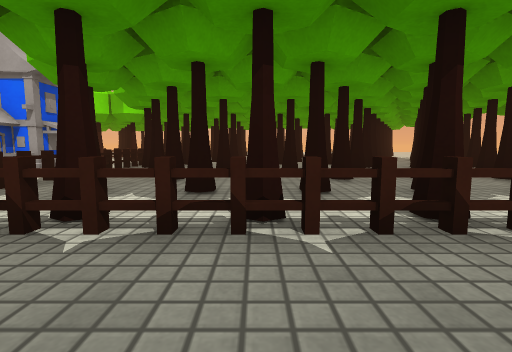
View 1 (above)

24 first-person views from a walk through a Unity game level. The camera is 0.59 m above the floor, tilts 6° down and sees 85° across. The floor is counted in squares, 1 m on a side. Each view is taken from the middle of a square. On the plan, view 1 faces up. The plan holds only what a view shows up to about 9 squares ahead; the rest is blank. The place goes on beyond the plan. The player character is not drawn. Surface patterns are stand-ins for the level's own textures.

View 2
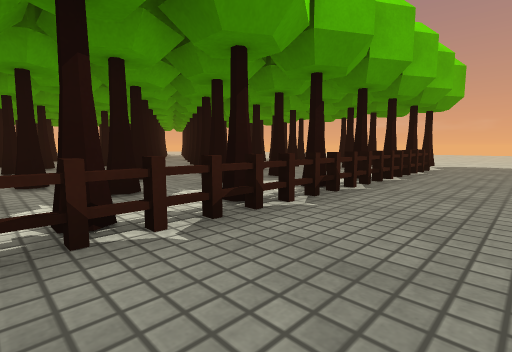

View 3
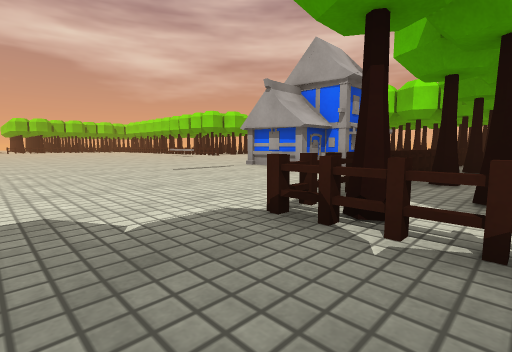

View 4
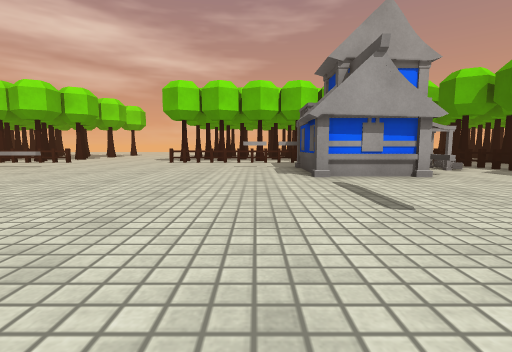

View 5
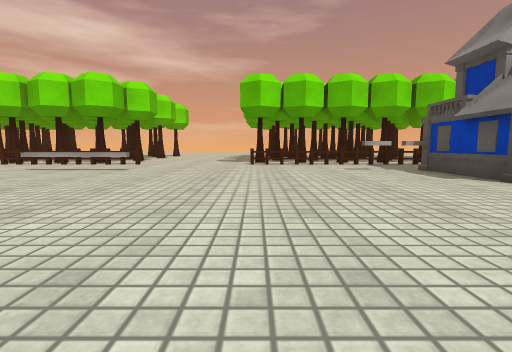

View 6
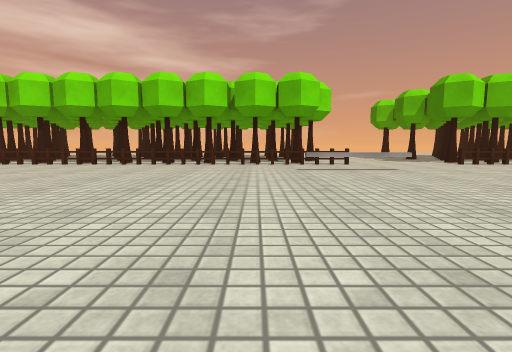

View 7
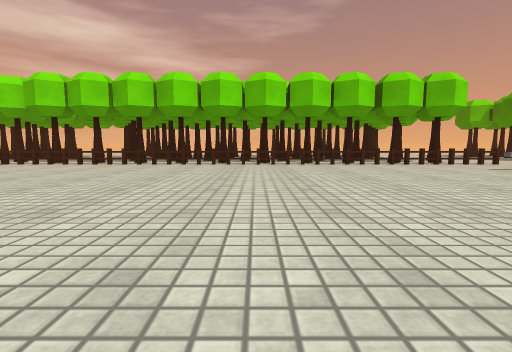

View 8
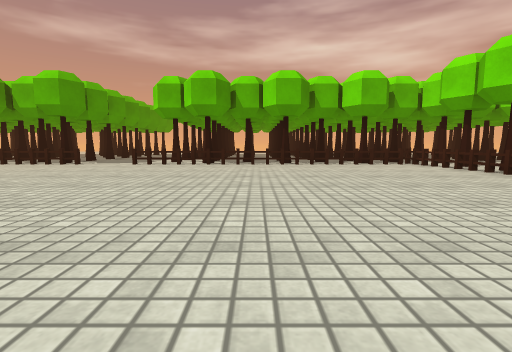

View 9
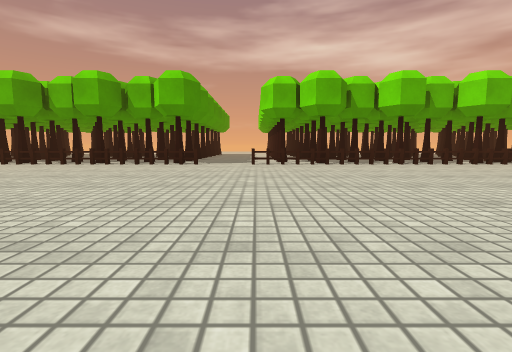

View 10
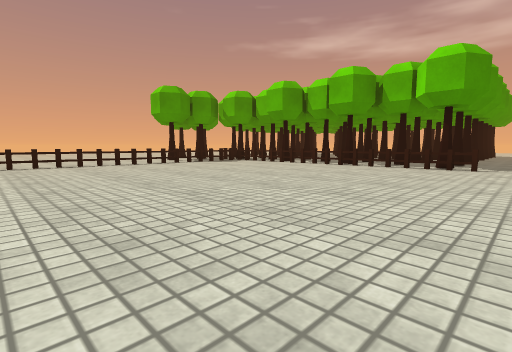

View 11
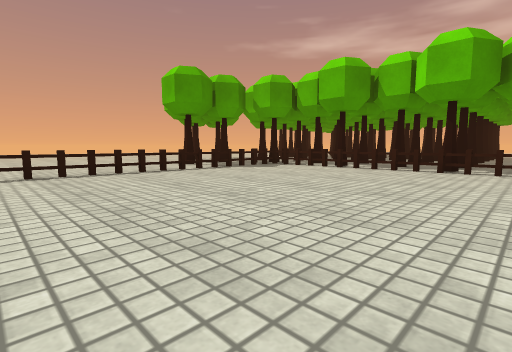

View 12
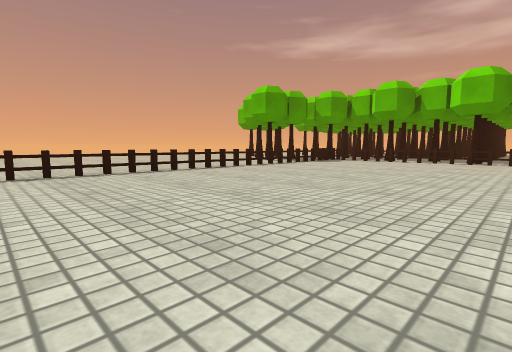

View 13
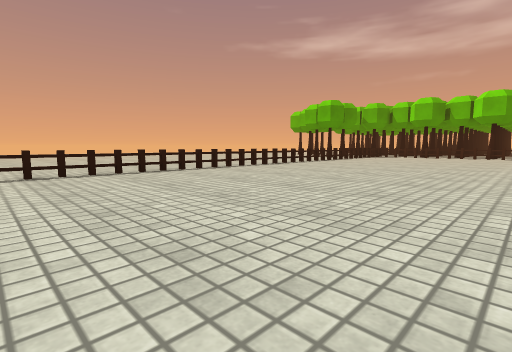

View 14
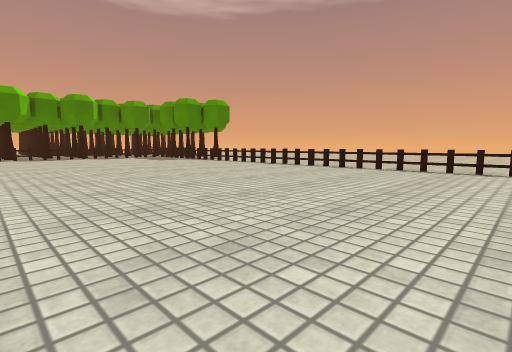

View 15
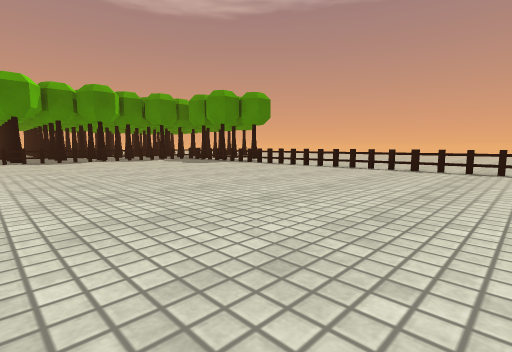

View 16
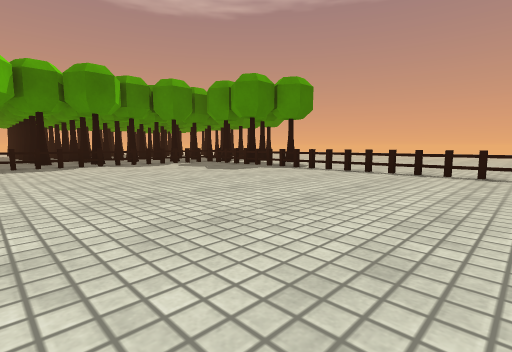

View 17
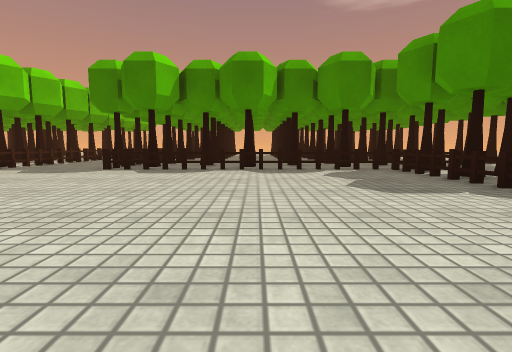

View 18
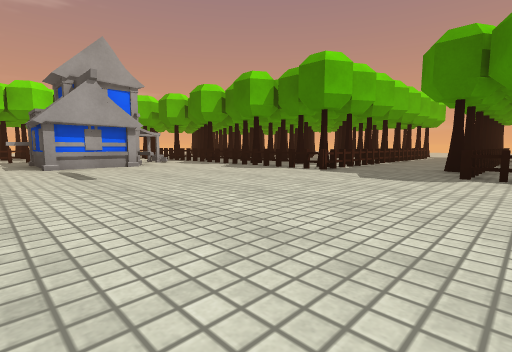

View 19
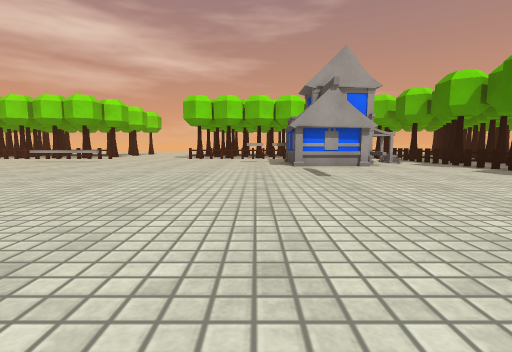

View 20
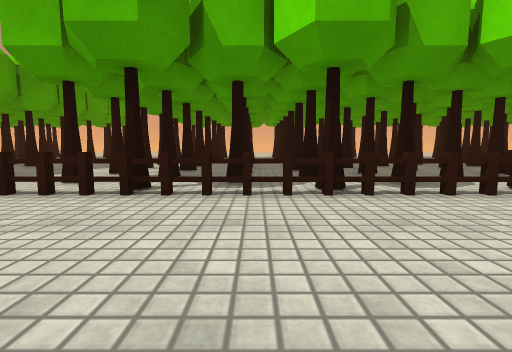

View 21
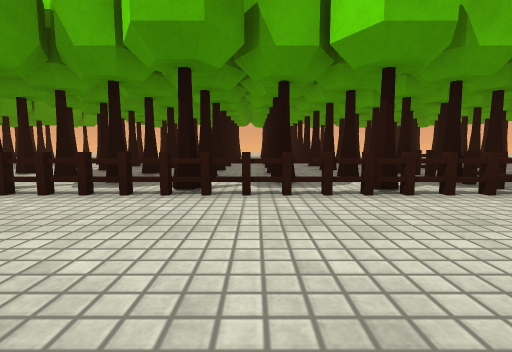

View 22
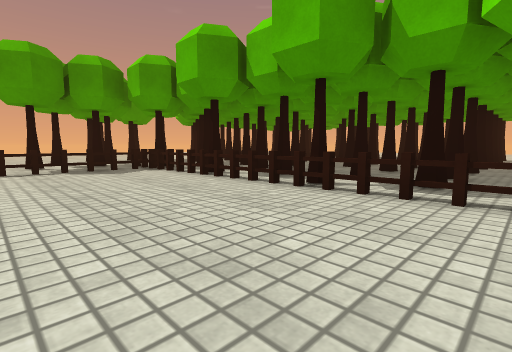

View 23
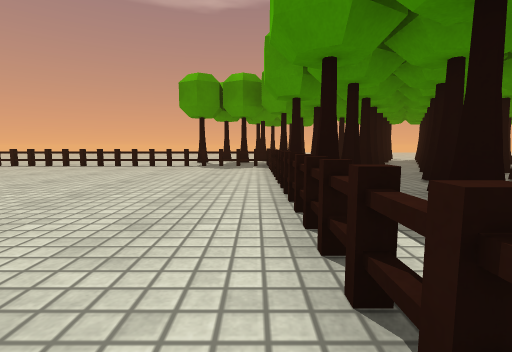

View 24
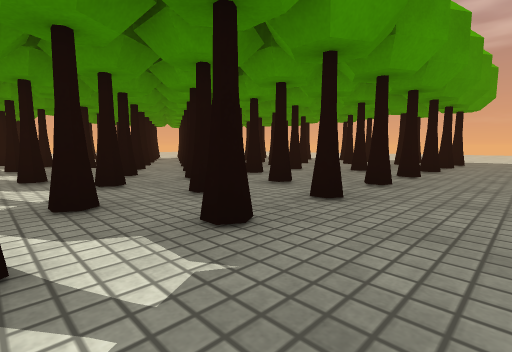

### Floor plan
Key: @ floor where view 1 was taken; # wall or solid block; x gap in a wall; . floor; = window, fence, low wall or low ledge; H house; O other object.
Columns run from 38 left of view 1 to 9 right of it. Each row starts with its distance up from view 1.
 15 OO OO
 14 O.OO
 13  O  O
 12 ... . OO                            OO OO
 11 O.O##==.==.==.==.===#=...==.==.   =O
 10 OO.OO..........................   x.
  9 ..O..=..............HH......HHHHHO=.OO OO OO OO
  8 .....#........................HHH =O OO.OO.OO O
  7 .O..O=........................HHH.#.
  6 O.OO.#............................#.OO OO OO OO
  5 .....#............................=OOOOOOOOOOO
  4 .O..O=............... ............#.OO.OO.OO OO
  3 O.OO.#.........  ...   ...........#........
  2 .....=.........   .     ..........=O#xOxxOxxO.O.
  1 ..............          ........................
  0 ....=.........            ............@.......
 -1 OO.OO.........     ................=#O=#O
 -2 O.OO#.............................=OOOOOO
 -3 .O..O.............................#.OO
 -4 ....O.............................#..
 -5 O.OO#.............................=OO
 -6 OO.OO.............................= OO
 -7 ..O.#.............................=O.
 -8 .. .#==......=#=......===......==.=.
 -9 .O  O=========.========.=======.O##.OO

Positions as (right, up) in squares from view 1, and headings:
1: (0, 0), facing up
2: (-2, 0), facing up-right
3: (-2, 0), facing up-left
4: (-10, 1), facing up
5: (-13, 2), facing up
6: (-20, 2), facing up
7: (-25, 2), facing up
8: (-24, 6), facing left
9: (-24, 2), facing left
10: (-25, 1), facing down-left
11: (-26, -2), facing down-left
12: (-22, -2), facing down-left
13: (-17, -2), facing down-left
14: (-19, -1), facing down-right
15: (-16, -1), facing down-right
16: (-13, -2), facing down-right
17: (-11, -5), facing right
18: (-10, -2), facing up-right
19: (-10, -2), facing up
20: (-30, 6), facing left
21: (-30, 8), facing left
22: (-30, -1), facing down-left
23: (-33, 0), facing down
24: (-34, 1), facing down-left
